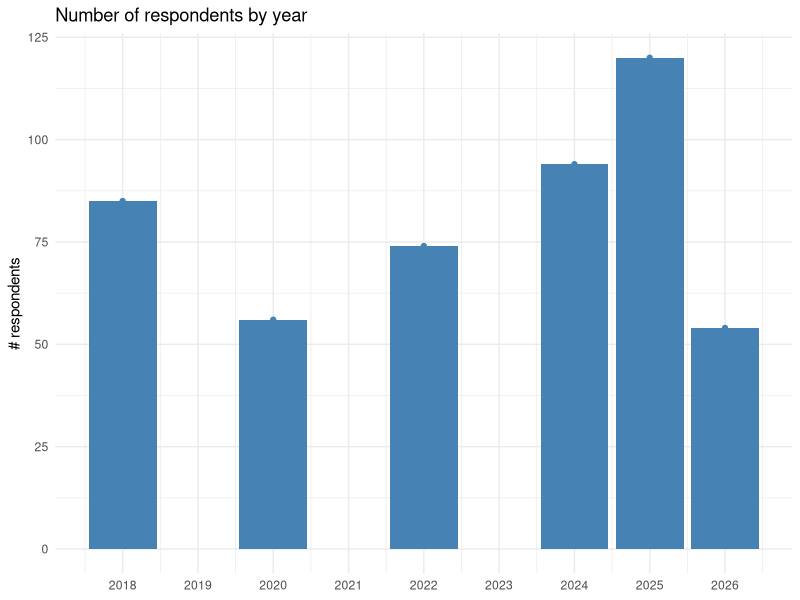
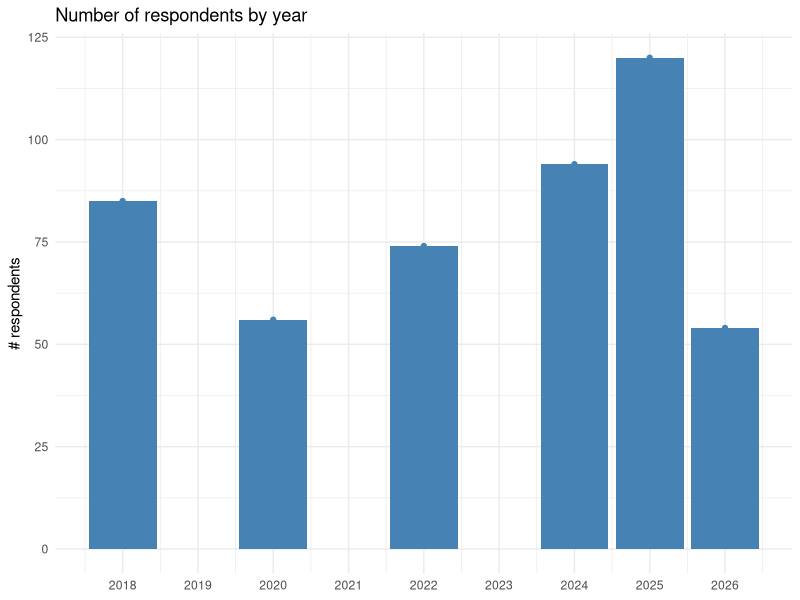

The R source for these figures, in order:
# -----------------------------------
# AFC 2026 Annual Survey Analysis — setup
# sourced by 01-demographics.R, 02-rates.R, 03-projects.R
# -----------------------------------

setwd("/Users/jocelyn/Documents/Pratt/Projects/afc-survey-2026")

# ------ libraries

library(dplyr) # for data management
library(tidyverse) # for data tidying
library(ggplot2) # for data visualization
library(grid) # for arrow() / unit() in geom_segment arrows
library(svglite) # for saving svgs
library(circlize) # for chord diagrams

# load data (survey responses were cleaned up for analysis and re-exported as a csv)
# fields with no responses were populated with "9999"
data <- read.csv("data/2026_responses.csv")
View(data)

# ------ total number of responses: 54
# made it a variable to calculate percentages
n_responses <- nrow(data)
n_responses

# number of respondents for each year of the survey so far
respondents_by_year <- tibble(
  year = 2018:2026,
  n_respondents = c(85, NA, 56, NA, 74, NA, 94, 120, 54)
)

# chart: number of respondents by year
respondents_by_year_plot <- ggplot(
  respondents_by_year,
  aes(x = year, y = n_respondents)
) +
  geom_col(fill = "steelblue", na.rm = TRUE) +
  geom_point(color = "steelblue", na.rm = TRUE) +
  scale_x_continuous(breaks = respondents_by_year$year) +
  labs(
    title = "Number of respondents by year",
    x = NULL,
    y = "# respondents"
  ) +
  theme_minimal()

respondents_by_year_plot

ggsave(
  "images/respondents_by_year.svg",
  plot = respondents_by_year_plot,
  width = 6,
  height = 4
)
